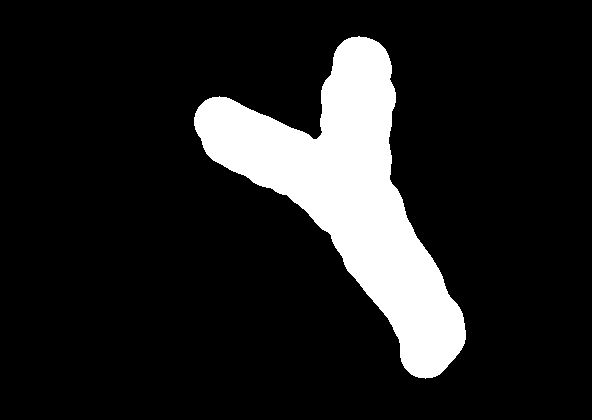
#> input picture maskt1.png, 592 x 420 px
$ jupyter execute --allow-errors 'Project Pipeline.ipynb'   (Python 2 division)
#> lines starting #> are read from the running program, lines starting #| are printed output that depends on the picture; after the words box and inside, x2 and y2 are one past the last pixel; in counts of white or black regions, pixels touching at a corner belong together
# Bibliotecas Utilizadas

[cell 1]
#Para manipulações de leitura, escrita e processamento de imagens
import cv2

#Para manipulações de imagens e operações matemáticas, geométricas e algébricas
import numpy as np

#Para os plots de resultados obtidos
import matplotlib.pyplot as plt

#Para binarização de imagens
#from skimage.filters import threshold_otsu

#Para as operações de processamento de sinais e imagens báscias
import scipy
from scipy.signal import convolve

#Para as operações de leitura e escrita de arquivos em diretórios
import os

#Para operações com parser dos arquivos XML no formato PASCAL VOC
import xml.etree.ElementTree as ET

#Para operações envolvendo números com muitas casas decimais
from decimal import *

# Definição de Funções Utilizadas

### - Funções para o pré-processamento das imagens

[cell 2]
def unsharp_mask(img, intensity):
    '''
    np.array, float -> np.array
    Realça as bordas através da aplicação do unsharp mask
    (convolução do filtro identidade - filtro laplaciano ponderado).

    Parâmetros
    ----------
    img : imagem de entrada a ser realçada pela técnica.
    intensity: intensidade da ponderação do realce de bordas.

    Return
    ------
    Numpy array contendo a imagem com bordas destacadas através do unsharp mask.
    '''
    kernel = np.array([[0,             -1*intensity,              0],
                       [-1*intensity,  (4*intensity)+1, -1*intensity],
                       [0,             -1*intensity,              0]])
    return convolve(img, kernel, mode='same')

### - Funções para a extração das anotações dos ground truths presentes nos arquivos XML.

[cell 3]
# [17 lines left out: function coord_to_center, not called in this run]

[cell 4]
# [44 lines left out: function read_content, not called in this run]

### - Funções para a extração das métricas de avaliação do projeto

[cell 5]
# [18 lines left out: function minDist, not called in this run]

[cell 6]
# [24 lines left out: function metricas, not called in this run]

[cell 7]
# [54 lines left out: function TP_FP_FN, not called in this run]

# Pipeline

###  - Aplicação da Transformada de Hough para Circulos em um conjunto de imagens de microscopia intravital capturado de veias do cérebro de uma cobaia.

[cell 8]
#Definição do diretório fonte, contendo as imagens a serem processadas
diretorio = "to_process/"

#Definição da máscara que será aplicada sobre as imagens, segmentando a região de interesse
mask = cv2.imread('maskt1.png',0)
#> mask: shape (420, 592); values 0 (black) and 1 (white), 13.3% white; 1 white region, box (x1, y1, x2, y2) and area: (194, 36, 466, 379) 33183
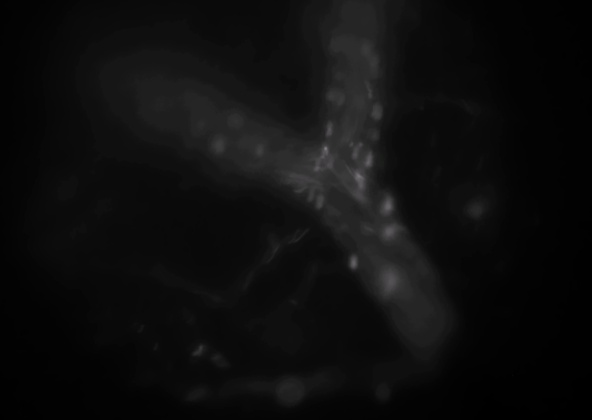
#> input picture to_process/brain_1__100.jpg, 592 x 420 px

#Lista todos os arquivos no diretório
files = os.listdir(diretorio)

#Organiza todos os arquivos encontrados
files = np.sort(files)

#Inicializa a lista que armazenará todos os círculos detectados
list_of_detections = []

#Extrai, uma-a-uma, as imagens do diretório para serem processadas
num_files = len(files)
img_matrix = np.zeros((num_files,420,592), dtype=np.uint8)

#> (the rest of this cell did not finish here and is left out)

#> `img_enhanced_masked = np.multiply(img_enhanced,mask)`:
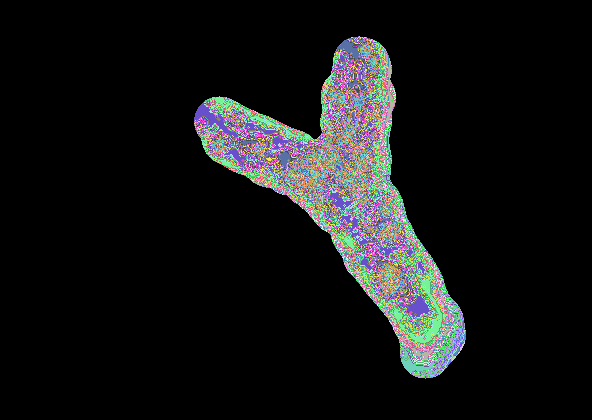
#> img_enhanced_masked: shape (420, 592) int64; 129 distinct labels, from 0 to 183; one colour per label, 0 black
#> `img_enhanced_masked = np.multiply(img_enhanced,mask)`:
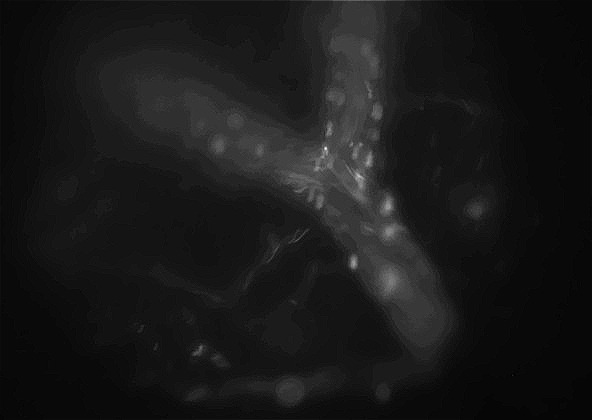
#> img_enhanced: shape (420, 592) int64; min -5, max 183, mean 13.6; drawn with min black and max white
#> `img_enhanced_masked_uint8 = np.uint8(img_enhanced_masked)`:
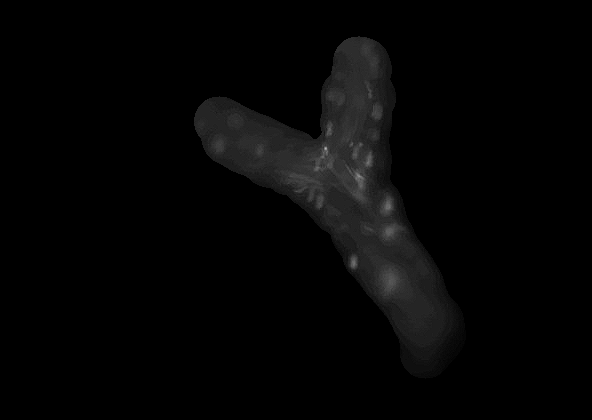
#> img_enhanced_masked_uint8: shape (420, 592); min 0, max 183, mean 5.1
#> `circles = cv2.HoughCircles(img_enhanced_masked_uint8,`: circles = 23 rows, first 8: [388.5, 230.5, 8.2], [387.5, 280.5, 7.3], [325.5, 163.5, 6], [297.5, 183.5, 8.4], [359.5, 196.5, 7.1], [312.5, 186.5, 8.4], [353.5, 184.5, 8.4], [355.5, 167.5, 8.4]
#> `circles = np.uint16(np.around(circles))`: circles = 23 rows, first 8: [388, 230, 8], [388, 280, 7], [326, 164, 6], [298, 184, 8], [360, 196, 7], [312, 186, 8], [354, 184, 8], [356, 168, 8]
#> the loop `for i in circles[0,:]:` made 23 passes
#> i on passes 1 to 12: [388, 230, 8], [388, 280, 7], [326, 164, 6], [298, 184, 8], [360, 196, 7], [312, 186, 8], [354, 184, 8], [356, 168, 8], [378, 298, 7], [386, 208, 7], [338, 98, 7], [372, 136, 7]
#> after the loop `for i in circles[0,:]:`:
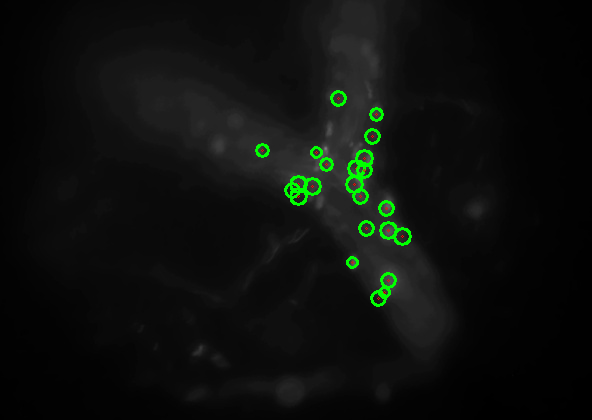
#> cimg: shape (420, 592, 3); mean B, G, R 12.9, 15.7, 13
#> after the loop `for i in circles[0,:]:`: list_of_detections = 23 items, first 6: (0, [388, 230]), (0, [388, 280]), (0, [326, 164]), (0, [298, 184]), (0, [360, 196]), (0, [312, 186])

    #Aplicação da máscara
    img_enhanced_masked = np.multiply(img_enhanced,mask)

    #Conversão para uint8, requisito do método
    img_enhanced_masked_uint8 = np.uint8(img_enhanced_masked)

    #Definição dos parâmetros
    par_dp = 1        #The inverse ratio of resolution || Resolução da matriz acumuladora
    par_min_dist = 8  #Minimum distance between detected centers || Mínima distância entre os circulos detectados
    par_param1 = 70   #Upper threshold for the internal Canny edge detector || Limite superior para o detector de bordas interno
    par_param2 = 8    #Threshold for center detection. || Rigidez do votador responsável pelo julgamento dos candidatos a círculos detectados
    par_minRadius = 4 #mMinimum radio to be detected. If unknown, put zero as default. || Raio de busca mínimo
    par_maxRadius = 9 #Maximum radius to be detected. If unknown, put zero as default || Raio de busca máximo

    #Aplicação da Técnica
    circles = cv2.HoughCircles(img_enhanced_masked_uint8, #Input image (grayscale, uint8)
                           cv2.HOUGH_GRADIENT,            #CV_HOUGH_GRADIENT: Define the detection method. Currently this is the only one available in OpenCV
                           par_dp,par_min_dist,param1=par_param1,param2=par_param2,minRadius=par_minRadius,maxRadius=par_maxRadius)
    #A vector that stores sets of 3 values: x_{c}, y_{c}, r for each detected circle.

    if (len(circles) > 0):
        #Inseração dos circulos detectados sobre as imagens
        circles = np.uint16(np.around(circles))
        for i in circles[0,:]:
            # draw the outer circle
            cv2.circle(cimg,(i[0],i[1]),i[2],(0,255,0),2)
            # draw the center of the circle
            cv2.circle(cimg,(i[0],i[1]),1,(0,0,255),1)
            list_of_detections.append((file_index, i[0:2]))
    else:
        list_of_detections.append((file_index, -1))

    #Salvando um plot com o resultado da aplicação da técnica em um diretório
    #Subplot 1:
    plt.figure(figsize=[30, 30])
    plt.subplot(1,3,1)
    plt.imshow(img_matrix[file_index],"gray")
    plt.xlabel("Imagem Original")

    #Subplot 2:
    plt.subplot(1,3,2)
    plt.imshow(cimg,"gray")
    plt.xlabel("Resultado @ dp = {}, min_dist = {}, tresh. edges  = {}, tresh. center = {}, minRad = {}, maxRad = {} c/ Mask e Unsharp Mask".format(par_dp, par_min_dist, par_param1, par_param2, par_minRadius, par_maxRadius))

    #Subplot 3:
    ground_truth = cv2.imread("ground_truth_pipeline/img{}.jpg".format(file_index),0)
    plt.subplot(1,3,3)
    plt.imshow(ground_truth, "gray")
    plt.xlabel("Ground Truth")

    plt.savefig("processed_inspection/img{}.jpg".format(file_index),bbox_inches='tight')
    plt.close()

    #Salvando as imagens pré-processadas em suas dimensões originais em um outro diretório
    cv2.imwrite("processed_solo/img{}.jpg".format(file_index),img_matrix[file_index])

    #print file_index #Debug
